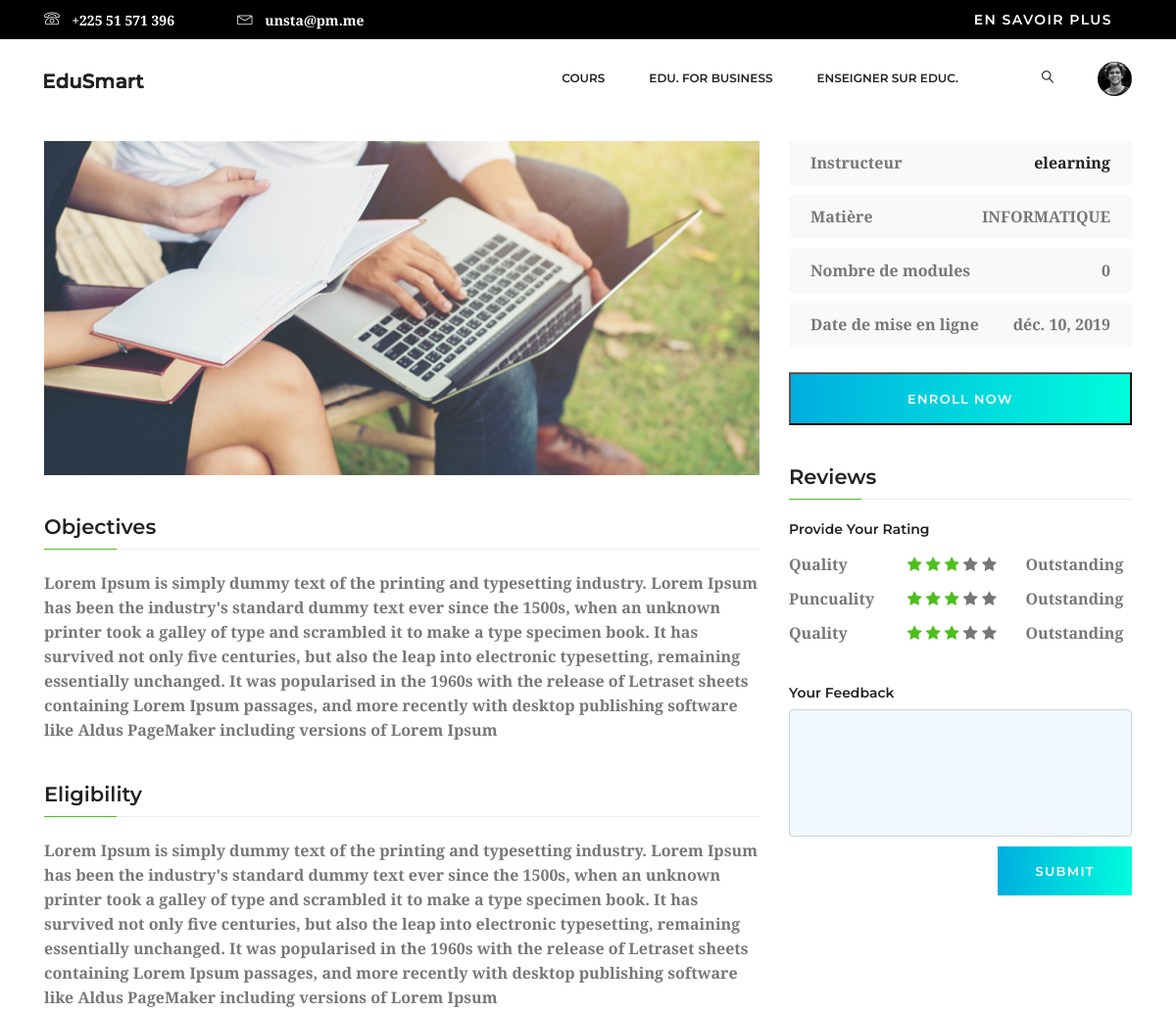
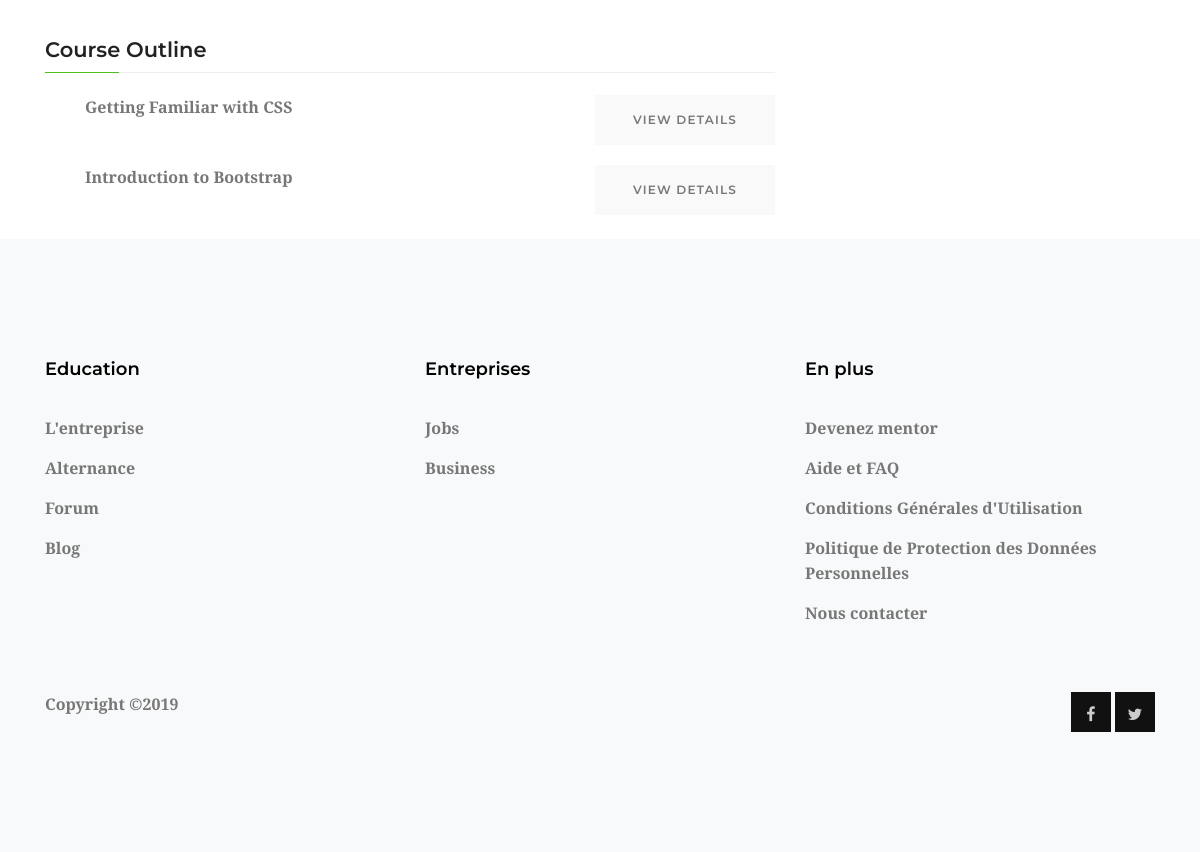
Page /cours/detail/decouvrez-le-framework-django/ (signed in) on the committed database (2 pictures, top to bottom).
### cours/models.py (models this page shows, shortened)
class Cours(models.Model):
    instructeur = models.ForeignKey(User, on_delete=models.CASCADE)
    etudiants = models.ManyToManyField(User, related_name='rejoindre_cours', blank=True)
    matiere = models.ForeignKey(Matieres, related_name='cours', on_delete=models.CASCADE)
    title = models.CharField('Titre du Cours', max_length=200)
    slug = models.SlugField('URL', max_length=200, unique=True)
    resume = models.TextField()
    date_de_creation = models.DateField('Date de création du Cours', auto_now_add=True)
    class Meta:
        ordering = ['-date_de_creation']

class Matieres(models.Model):
    title = models.CharField('Matière du Cours', max_length=200, unique=True)
    slug = models.SlugField('URL', max_length=200, unique=True)
    class Meta:
        ordering = ['title']
    def __str__(self):
        return self.title

### cours/views.py (the view)
# urls.py: path('detail/<slug:slug>/', views.CoursDetailView.as_view(), name='cours_detail'),
class CoursDetailView(DetailView):
    model = Cours
    template_name = 'cours/cours/detail_cours.html'
    def get_context_data(self, **kwargs):
        context = super(CoursDetailView, self).get_context_data(**kwargs)
        context['formulaire_enrollement'] = CoursEnrollementForm(initial={'cours': self.object})
        return context

### etudiants/forms.py
class CoursEnrollementForm(forms.Form):
    cours = forms.ModelChoiceField(
        queryset=Cours.objects.all(), widget=forms.HiddenInput)

### cours/templates/cours/cours/detail_cours.html (shortened to what this page needs)
{% extends "index.html" %}
{% block department_area %}
    <div class="course_details_area my-4">
        <div class="container">
            <div class="row">
                {% with matiere=cours.matiere %}
                    <div class="col-lg-8 course_details_left">
                        <div class="main_image">
                            <img src="{{ STATIC_PREFIX }}img/course-details.jpg" alt="{{ matiere.title }} &mdash; {{ object.title }}" class="img-fluid">
                        </div>
                        <div class="content_wrapper">
                            <h4 class="title">Objectives</h4>
                            <div class="content">
                                {{ object.resume|safe }}
                            </div>
                            <h4 class="title">Eligibility</h4>
                            <div class="content">
                                {{ object.resume|safe }}
                            </div>
                            <h4 class="title">Course Outline</h4>
                            <div class="content">
                                <ul class="course_list">
                                    <li class="justify-content-between d-flex">
                                        <p>Getting Familiar with CSS</p>
                                        <a class="primary-btn text-uppercase" href="#">View Details</a>
                                    </li>
                                    <li class="justify-content-between d-flex">
                                        <p>Introduction to Bootstrap</p>
                                        <a class="primary-btn text-uppercase" href="#">View Details</a>
                                    </li>
                                </ul>
                            </div>
                        </div>
                    </div>
                    {% include "layout/sidebar.html" %}
                {% endwith %}
            </div>
        </div>
    </div>
{% endblock department_area %}

### templates/layout/sidebar.html (shortened to what this page needs)
{% load static %}{% get_static_prefix as STATIC_PREFIX %}
<div class="col-lg-4 right-contents">
    <ul>
        <li>
            <a class="justify-content-between d-flex" href="#">
                <p>Instructeur</p>
                <span class="or">{{ cours.instructeur|safe }}</span>
            </a>
        </li>
        <li>
            <a class="justify-content-between d-flex" href="#">
                <p>Matière </p>
                <span>{{ cours.matiere|upper }}</span>
            </a>
        </li>
        <li>
            <a class="justify-content-between d-flex" href="#">
                <p>Nombre de modules </p>
                <span>{{ cours.modules.count }}</span>
            </a>
        </li>
        <li>
            <a class="justify-content-between d-flex" href="#">
                <p>Date de mise en ligne </p>
                <span>{{ cours.date_de_creation }}</span>
            </a>
        </li>
    </ul>
    {% if request.user.is_authenticated %}
        <form action="{% url "etudiant:etudiant_enrollement_cours" %}" method="post">
            <input type="submit" class="primary-btn text-uppercase enroll shadow-none" value="Enroll now">
        </form>
        {% else %}
            <a href="{% url "etudiant:etudiant_registration" %}" class="primary-btn text-uppercase enroll">Enroll the course</a>
    {% endif %}
    <h4 class="title">Reviews</h4>
    <div class="content">
        <div class="review-top row pt-40">
            <div class="col-lg-12">
                <h6 class="mb-15">Provide Your Rating</h6>
                <div class="d-flex flex-row reviews justify-content-between">
                    <span>Quality</span>
                    <div class="star">
                        <i class="fa fa-star checked"></i>
                        <i class="fa fa-star checked"></i>
                        <i class="fa fa-star checked"></i>
                        <i class="fa fa-star"></i>
                        <i class="fa fa-star"></i>
                    </div>
                    <span>Outstanding</span>
                </div>
                <div class="d-flex flex-row reviews justify-content-between">
                    <span>Puncuality</span>
                    <div class="star">
                        <i class="fa fa-star checked"></i>
                        <i class="fa fa-star checked"></i>
                        <i class="fa fa-star checked"></i>
                        <i class="fa fa-star"></i>
                        <i class="fa fa-star"></i>
                    </div>
                    <span>Outstanding</span>
                </div>
                <div class="d-flex flex-row reviews justify-content-between">
                    <span>Quality</span>
                    <div class="star">
                        <i class="fa fa-star checked"></i>
                        <i class="fa fa-star checked"></i>
                        <i class="fa fa-star checked"></i>
                        <i class="fa fa-star"></i>
                        <i class="fa fa-star"></i>
                    </div>
                    <span>Outstanding</span>
                </div>
            </div>
        </div>
        <div class="feedeback">
            <h6>Your Feedback</h6>
            <textarea name="feedback" class="form-control" cols="10" rows="10"></textarea>
            <div class="mt-10 text-right">
                <a href="#" class="primary-btn text-right text-uppercase shadow-none">Submit</a>
            </div>
        </div>
    </div>
</div>

### rows in the picture
Cours: resume "Lorem Ipsum is simply dummy text of the printing and typesetting industry. Lorem Ipsum has been the industry's standard dummy text ever since the 1500s, when an unknown printer took a galley of type and scrambled it to make a type specimen book. It has survived not only five centuries, but also the leap into electronic typesetting, remaining essentially unchanged. It was popularised in the 1960s with the release of Letraset sheets containing Lorem Ipsum passages, and more recently with desktop publishing software like Aldus PageMaker including versions of Lorem Ipsum", instructeur "elearning", matiere "INFORMATIQUE", modules.count "0", date_de_creation "déc. 10, 2019"
